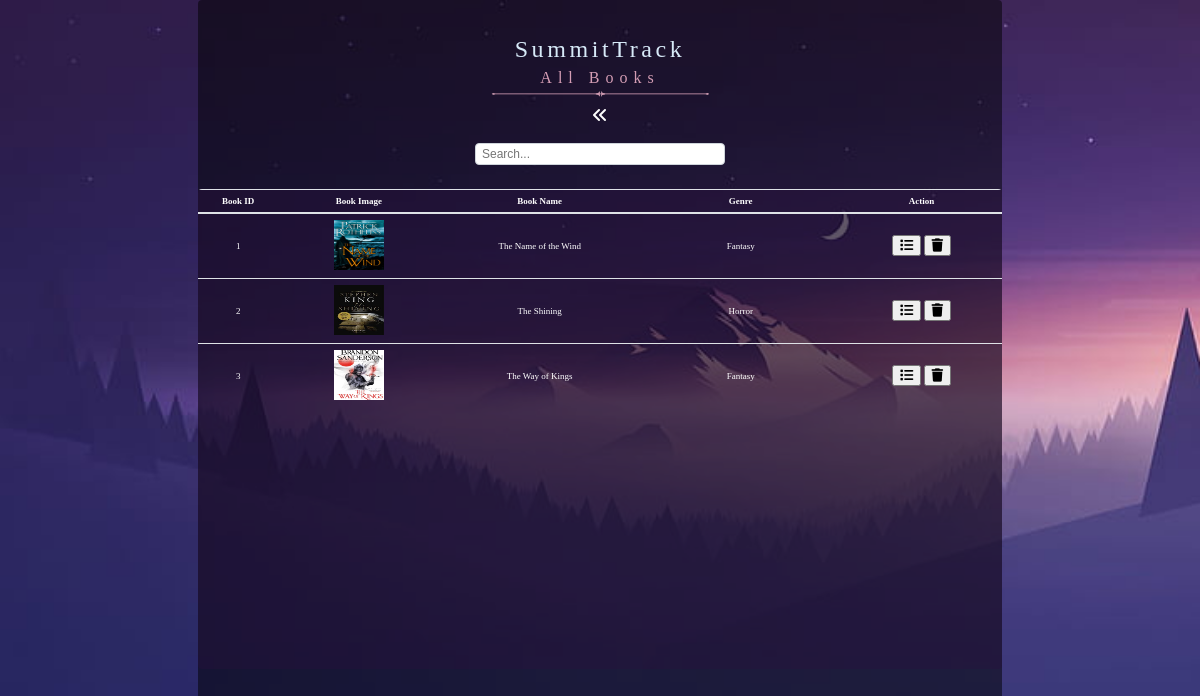
Page /summittrack/main/all-books.php (signed in) on the committed database.
### tables this page shows
CREATE TABLE `tbl_book` (
  `tbl_book_id` int(11) NOT NULL,
  `tbl_category_id` int(11) NOT NULL,
  `book_image` text NOT NULL,
  `book_name` text NOT NULL,
  `book_author` text NOT NULL,
  `book_summary` text NOT NULL,
  `user_id` int(11) NOT NULL
);

CREATE TABLE `tbl_category` (
  `tbl_category_id` int(11) NOT NULL,
  `category_name` text NOT NULL
);

### summittrack/main/all-books.php (the view, shortened to what this page needs)
<?php
include('../config.php');
?>
<!DOCTYPE html>
<html lang="en">
<head>
    <link rel="stylesheet" href="https://cdnjs.cloudflare.com/ajax/libs/font-awesome/6.4.2/css/all.min.css" />
    <link rel="stylesheet" href="../stylesheets/home.css">
</head>
<body>
    <section>
        <div class="book-list-container">
            <div class="all-list">
                <h1>SummitTrack</h1>
                <p>All Books</p>
                <img src="../image/pink-hr.png">
                <a class="hover" href="../home.php"><i class="fa fa-angle-double-left" aria-hidden="true"></i></a>
            </div>
            <div class="table-container">
                <div class="search-container">
                    <input class="search-control" type="text" id="searchInput" placeholder="Search...">
                </div>
                <div class="table-responsive">
                <table id="bookListTable" class="all-list-table">
                        <thead>
                            <tr>
                                <th scope="col" style="width: 10%;">Book ID</th>
                                <th scope="col" style="width: 20%;">Book Image</th>
                                <th scope="col" style="width: 25%;">Book Name</th>
                                <th scope="col" style="width: 25%;">Genre</th>
                                <th scope="col" style="width: 20%;">Action</th>
                            </tr>
                        </thead>
                        <tbody>
                            <?php
                            $stmt = $conn->prepare("
                                SELECT *
                                FROM
                                    `tbl_book`
                                LEFT JOIN
                                    `tbl_category` ON
                                    `tbl_book`.`tbl_category_id` = `tbl_category`.`tbl_category_id`
                                WHERE
                                    `tbl_book`.`user_id` = ?
                            ");
                            $stmt->bind_param("i", $_SESSION['user_id']);
                            $stmt->execute();
                            $result = $stmt->get_result();
                            $rows = $result->fetch_all(MYSQLI_ASSOC);
                            $counter = 1;
                            foreach ($rows as $row) {
                                $categoryName = $row['category_name'];
                                $bookImage = $row['book_image'];
                                $bookName = $row['book_name'];
                                ?>
                               <tr id="bookRow-<?php echo $counter;?>">
                                    <td class="book-id"><?php echo $counter;?></td>
                                    <td><img id="bookImage-<?php echo $counter;?>" src="http://localhost/summittrack/uploads/<?php echo $bookImage?>" alt="Book Image"></td>
                                    <td id="bookName-<?php echo $counter;?>"><?php echo $bookName?></td>
                                    <td id="categoryName-<?php echo $counter;?>"><?php echo $categoryName?></td>
                                    <td>
                                        <button type="button" onclick="view_book('<?php echo $counter;?>'); toggleAction(7);" title="View"><i class="fa-solid fa-list"></i></button>
                                        <button type="button" onclick="delete_book('<?php echo $row['tbl_book_id'];?>')" title="Delete"><i class="fa-solid fa-trash"></i></button>
                                    </td>
                                </tr>
                                <?php
                                $counter++;
                            }
                            ?>
                        </tbody>
                    </table>
                </div>
            </div>
        </div>
    </section>
</body>
</html>

### summittrack/stylesheets/home.css (style rules this page uses)
body { margin: 0; position: relative; background: none; box-sizing: border-box; }
body::before { content: ""; position: absolute; top: 0; left: 0; right: 0; bottom: 0; height: 100vh; background-image: url(../image/purple_mount.jpg); width: 100%; background-size: cover; filter: brightness(100%); z-index: -1; }
.book-list-container { display: flex; flex-direction: column; align-items: center; width: 67%; margin: 0 auto; background-color: rgba(0, 0, 0, 0.5); border-radius: 0.25rem; height: 100vh; overflow: hidden; }
.all-list { display: flex; flex-direction: column; align-items: center; text-align: center; }
.all-list h1 { font-family: 'Gagalin'; letter-spacing: 0.3vw; font-size: 2vw; font-weight: 500; color: #D7EAF8; margin: 3vw 0 0 0; }
.all-list p { color: #D49DB4; font-family: 'Hero'; letter-spacing: 0.5vw; margin: 0.5vw 0 0 0; }
.all-list i { color: white; margin-top: 0.5vw; }
.all-list img { width: 27%; margin: 0; }
.table-container { width: 100%; overflow: hidden; }
.search-container { display: flex; justify-content: center; margin-top: 1.5vw; margin-bottom: 2vw; }
.search-control { height: 1.5vw; width: 20vw; padding-left: 0.5vw; font-size: 1vw; color: #495057; background-color: #fff; border: 1px solid #ced4da; border-radius: 0.25rem; transition: border-color 0.15s ease-in-out, box-shadow 0.15s ease-in-out; }
.table-responsive { width: 100%; height: 60vh; overflow-y: auto; background-color: rgba(40, 15, 62, 0.349); border-radius: 0.25rem; }
.all-list-table { width: 100%; color: #212529; border-collapse: collapse; overflow-y: auto; background-color: transparent; color: white; }
.all-list-table th, .all-list-table td { text-align: center; padding: 0.5vw; vertical-align: middle; border-top: 1px solid #dee2e6; font-size: 0.75vw; font-family: "Hero"; }
.all-list-table thead th { vertical-align: bottom; border-bottom: 2px solid #dee2e6; }
.all-list-table td > img { width: 100%; height: auto; max-width: 50px; max-height: 50px; }

### rows in the picture
tbl_book: book_image (picture), book_name "The Name of the Wind", tbl_category.category_name "Fantasy"
tbl_book: book_image (picture), book_name "The Shining", tbl_category.category_name "Horror"
tbl_book: book_image (picture), book_name "The Way of Kings", tbl_category.category_name "Fantasy"
